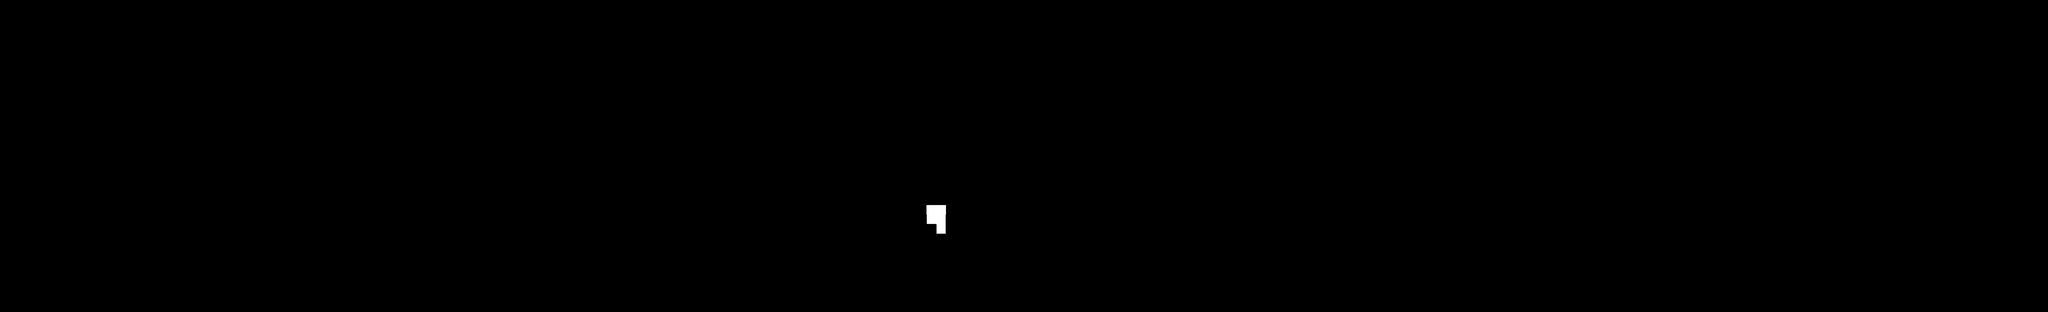

The image is a tile-based game level rendered from a .tmx file. Its description and source (layers, tilesets, objects; grid data summarised) follow:
An orthogonal 210x32 tile map with 64x64 px tiles, 1 tile layer (foreground) and 123 objects (101x timer_chain_link, player).

<map version="1.0" orientation="orthogonal" renderorder="right-down" width="210" height="32" tilewidth="64" tileheight="64" nextobjectid="180">
 <properties>
  <property name="background" value="default, 0.8" />
 </properties>
 <tileset firstgid="1" name="tiles" tilewidth="64" tileheight="64" spacing="1" margin="1" tilecount="225" columns="15">
  <image source="tiles.png" width="976" height="975" />
 </tileset>
 <objectgroup name="bodies">
  <properties>
   <property name="layer" type="int" value="5" />
  </properties>
  <object id="2" name="player" type="player" gid="2" x="64" y="1344" width="64" height="64">
   <properties>
    <property name="layer" type="int" value="6" />
   </properties>
  </object>
  <object id="14" x="0" y="1344" width="1344" height="64" />
  <object id="15" x="1152" y="1280" width="64" height="64" />
  <object id="16" x="1280" y="1408" width="512" height="64" />
  <object id="17" x="1920" y="1280" width="512" height="64" />
  <object id="18" x="3008" y="1280" width="576" height="64" />
  <object id="21" x="3648" y="1216" width="64" height="64" />
  <object id="25" x="3648" y="1216" width="64" height="64" />
  <object id="27" x="3776" y="1152" width="64" height="64" />
  <object id="28" x="3904" y="1024" width="64" height="192" />
  <object id="34" x="2560" y="1088" width="64" height="64" />
  <object id="54" name="tcl_0" type="timer_chain_link" gid="32" x="0" y="1408" width="64" height="64">
   <properties>
    <property name="is_start" type="bool" value="true" />
   </properties>
  </object>
  <object id="57" name="tcl_1" type="timer_chain_link" gid="32" x="64" y="1472" width="64" height="128" />
  <object id="58" name="tcl_2" type="timer_chain_link" gid="32" x="128" y="1472" width="64" height="128" />
  <object id="59" name="tcl_3" type="timer_chain_link" gid="32" x="192" y="1536" width="64" height="192" />
  <object id="60" name="tcl_4" type="timer_chain_link" gid="32" x="256" y="1536" width="64" height="192" />
  <object id="61" name="tcl_5" type="timer_chain_link" gid="32" x="320" y="1536" width="64" height="192" />
  <object id="62" name="tcl_6" type="timer_chain_link" gid="32" x="384" y="1536" width="64" height="192" />
  <object id="63" name="tcl_7" type="timer_chain_link" gid="32" x="448" y="1536" width="64" height="192" />
  <object id="64" name="tcl_8" type="timer_chain_link" gid="32" x="512" y="1408" width="64" height="64" />
  <object id="65" name="tcl_10" type="timer_chain_link" gid="32" x="640" y="1472" width="64" height="128" />
  <object id="66" name="tcl_9" type="timer_chain_link" gid="32" x="576" y="1472" width="64" height="128" />
  <object id="67" name="tcl_11" type="timer_chain_link" gid="32" x="704" y="1472" width="64" height="128" />
  <object id="68" name="tcl_12" type="timer_chain_link" gid="32" x="768" y="1664" width="64" height="320" />
  <object id="69" name="tcl_13" type="timer_chain_link" gid="32" x="832" y="1600" width="64" height="256" />
  <object id="70" name="tcl_14" type="timer_chain_link" gid="32" x="896" y="1536" width="64" height="192" />
  <object id="71" name="tcl_15" type="timer_chain_link" gid="32" x="960" y="1408" width="64" height="64" />
  <object id="72" name="tcl_16" type="timer_chain_link" gid="32" x="1024" y="1408" width="64" height="64" />
  <object id="73" name="tcl_17" type="timer_chain_link" gid="32" x="1088" y="1408" width="64" height="64" />
  <object id="74" name="tcl_18" type="timer_chain_link" gid="32" x="1152" y="1408" width="64" height="128" />
  <object id="75" name="tcl_19" type="timer_chain_link" gid="32" x="1216" y="1408" width="64" height="64" />
  <object id="76" name="tcl_20" type="timer_chain_link" gid="32" x="1280" y="1472" width="64" height="128" />
  <object id="78" name="tcl_21" type="timer_chain_link" gid="32" x="1344" y="1472" width="64" height="64" />
  <object id="79" name="tcl_22" type="timer_chain_link" gid="32" x="1408" y="1472" width="64" height="64" />
  <object id="80" name="tcl_23" type="timer_chain_link" gid="32" x="1472" y="1472" width="64" height="64" />
  <object id="81" name="tcl_24" type="timer_chain_link" gid="32" x="1536" y="1472" width="64" height="64" />
  <object id="82" name="tcl_25" type="timer_chain_link" gid="32" x="1600" y="1472" width="64" height="64" />
  <object id="83" name="tcl_26" type="timer_chain_link" gid="32" x="1664" y="1472" width="64" height="64" />
  <object id="84" name="tcl_27" type="timer_chain_link" gid="32" x="1728" y="1472" width="64" height="64" />
  <object id="85" name="tcl_28" type="timer_chain_link" gid="32" x="1920" y="1344" width="64" height="64" />
  <object id="86" name="tcl_29" type="timer_chain_link" gid="32" x="1984" y="1344" width="64" height="64" />
  <object id="87" name="tcl_30" type="timer_chain_link" gid="32" x="2048" y="1408" width="64" height="128" />
  <object id="88" name="tcl_31" type="timer_chain_link" gid="32" x="2112" y="1344" width="64" height="64" />
  <object id="89" name="tcl_32" type="timer_chain_link" gid="32" x="2176" y="1344" width="64" height="64" />
  <object id="90" name="tcl_33" type="timer_chain_link" gid="32" x="2240" y="1344" width="64" height="64" />
  <object id="91" name="tcl_34" type="timer_chain_link" gid="32" x="2304" y="1472" width="64" height="192" />
  <object id="92" name="tcl_35" type="timer_chain_link" gid="32" x="2368" y="1408" width="64" height="128" />
  <object id="93" name="tcl_36" type="timer_chain_link" gid="32" x="2560" y="1152" width="64" height="64" />
  <object id="94" name="tcl_37" type="timer_chain_link" gid="32" x="3008" y="1344" width="64" height="64" />
  <object id="95" name="tcl_38" type="timer_chain_link" gid="32" x="3072" y="1344" width="64" height="64" />
  <object id="96" name="tcl_39" type="timer_chain_link" gid="32" x="3136" y="1536" width="64" height="256" />
  <object id="97" name="tcl_40" type="timer_chain_link" gid="32" x="3200" y="1344" width="64" height="64" />
  <object id="98" name="tcl_41" type="timer_chain_link" gid="32" x="3264" y="1472" width="64" height="192" />
  <object id="99" name="tcl_42" type="timer_chain_link" gid="32" x="3328" y="1344" width="64" height="64" />
  <object id="100" name="tcl_43" type="timer_chain_link" gid="32" x="3392" y="1344" width="64" height="64" />
  <object id="101" name="tcl_45" type="timer_chain_link" gid="32" x="3520" y="1344" width="64" height="64" />
  <object id="102" name="tcl_44" type="timer_chain_link" gid="32" x="3456" y="1408" width="64" height="128" />
  <object id="103" name="tcl_46" type="timer_chain_link" gid="32" x="3648" y="1280" width="64" height="64" />
  <object id="104" name="tcl_47" type="timer_chain_link" gid="32" x="3776" y="1216" width="64" height="64" />
  <object id="105" name="tcl_48" type="timer_chain_link" gid="32" x="3904" y="1216" width="64" height="192" />
  <object id="106" name="tcl_49" type="timer_chain_link" gid="32" x="4032" y="896" width="64" height="64" />
  <object id="108" name="tcl_50" type="timer_chain_link" gid="32" x="4096" y="896" width="64" height="64" />
  <object id="109" name="tcl_51" type="timer_chain_link" gid="32" x="4160" y="960" width="64" height="128" />
  <object id="110" gid="32" x="9345.33" y="914.667" width="32" height="32">
   <properties>
    <property name="fixed_rotation" type="bool" value="false" />
    <property name="type" value="next_level_token" />
   </properties>
  </object>
  <object id="111" name="tcl_52" type="timer_chain_link" gid="32" x="4224" y="1024" width="64" height="128" />
  <object id="112" name="tcl_53" type="timer_chain_link" gid="32" x="4928" y="960" width="64" height="64" />
  <object id="113" name="tcl_54" type="timer_chain_link" gid="32" x="5120" y="1024" width="64" height="64" />
  </objectgroup>
 <layer name="foreground" width="210" height="32">
  <properties>
   <property name="layer" type="int" value="7" />
  </properties>
  <data>[6720 cells, 172 non-empty, 20 distinct tile ids]</data>
 </layer>
</map>
<!-- 56 of 123 objects omitted -->
